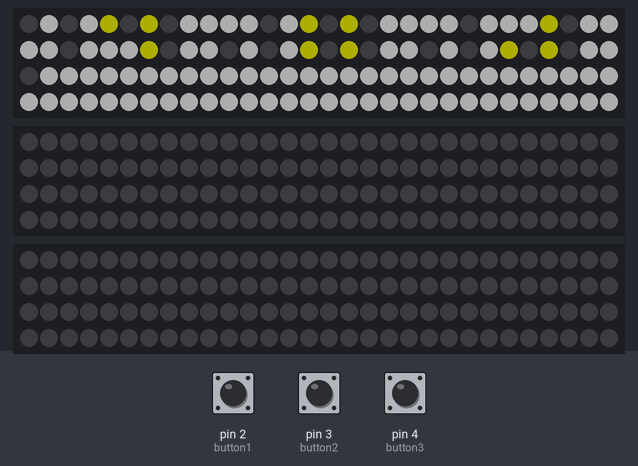
A sketch run on a simulated Arduino Uno, built with avr-gcc and run on an emulated ATmega328P. Shown: 3 × 120 RGB LEDs in strip order, left to right, continuing on the next row. The test bench sets the inputs (shaded band); at power-on: pin 2 (button1) HIGH, pin 3 (button2) HIGH, pin 4 (button3) HIGH. Dim RGB values are drawn brighter than linear; colours are those a GRB WS2812 strip shows for the declared byte order; what the sketch prints to the serial monitor is not drawn.

1.3 s: pin 2 (button1) pulled LOW for 1 s
Above: at 2.9 s.
3.8 s: pin 3 (button2) pulled LOW for 0.15 s
6.9 s: pin 3 (button2) pulsed LOW 2 times (0.12 s each, 0.3 s apart)
10.5 s: pin 4 (button3) pulled LOW for 0.15 s
13.6 s: pin 2 (button1) pulled LOW for 0.15 s
16.7 s: pin 4 (button3) pulled LOW for 3.2 s
Timing chart, 0 to 19.7 s (numbered marks = the images above; inputs shaded):
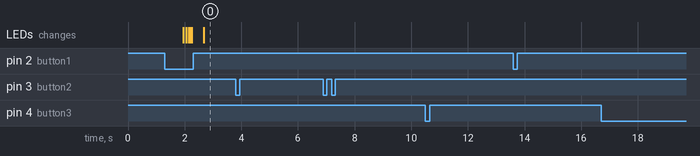

Measured:
- after the input at 1.3 s, the LEDs: first change after 0.65 s (image 0 shows a later state)
- after the input at 3.8 s, every drawn part: stays the same
- after the input at 6.9 s, every drawn part: stays the same
- after the input at 10.5 s, every drawn part: stays the same
- after the input at 13.6 s, every drawn part: stays the same
- after the input at 16.7 s, every drawn part: stays the same

The sketch:

button-stripe-light-ver8.0.ino
```cpp
/*
author:zxw
fution:4条灯带点亮+flag全局变量，定稿程序1
触发：是按钮
time: 2022-3-16
version: 7.0
bug：none
email：2474113608@qq.com
package:Fsatled、MsTimer
*/

#include <MsTimer2.h>     //定时器库的头文件
#include <FastLED.h>

#define NUM_LEDS_RING1 120 //
#define NUM_LEDS_RING2 120
#define NUM_LEDS_RING3 120
#define PIN_LED_RING1 13//
#define PIN_LED_RING2 12
#define PIN_LED_RING3 11
CRGB rgb_led_ring1[NUM_LEDS_RING1];
CRGB rgb_led_ring2[NUM_LEDS_RING2];
CRGB rgb_led_ring3[NUM_LEDS_RING3];
signed int index_ring1 = 0;
signed int index_ring2 = 0;
signed int index_ring3 = 0;

int flag1 = 0;//用来判断是哪条灯带触发点
int flag2 = 0;
int flag3 = 0;


//全局变量：用于定时器自加的变量，控制灯珠的位置

/*--------------按键的初始化--------*/
 int button1=2;
 int button2=3;
 int button3=4;

/*--------setup初始化函数------------*/
void setup()
{
  Serial.begin(9600); //初始化串口
  FastLED.addLeds<WS2812, PIN_LED_RING1>(rgb_led_ring1, NUM_LEDS_RING1);//注册led1
  FastLED.addLeds<WS2812, PIN_LED_RING2>(rgb_led_ring2, NUM_LEDS_RING2);//注册led2
  FastLED.addLeds<WS2812, PIN_LED_RING3>(rgb_led_ring3, NUM_LEDS_RING3);//注册led3
  MsTimer2::set(10, onTimer); //设置中断，每1000ms进入一次中断服务程序 onTimer()
  MsTimer2::start(); //开始计时
  pinMode(button1,INPUT_PULLUP);//按键读取端口需要使用上拉电阻模式才可以实现
  pinMode(button2,INPUT_PULLUP);
  pinMode(button3,INPUT_PULLUP);

}
/*-------------loop循环----------------*/
void loop()
{

  MsTimer2::stop();
  clear();
  if(digitalRead(button1) == LOW)//按键1触发，流水灯+普通点灯的效果
  {
    MsTimer2::start();//启动定时器
    anime_of_buttonflowing(&flag1, &index_ring1, button1,rgb_led_ring1,0,60,255,255,255,50);//流水灯灯效
     MsTimer2::stop();
    anime_of_normallight(button1,rgb_led_ring1,61,NUM_LEDS_RING1,255,255,255,50);
    /*--播放视频1--*/
    Serial.println("video_1\n");

    if(digitalRead(button2) == LOW)//按键1->按键2触发,变色流水灯
    {
      MsTimer2::start();
      anime_of_buttonflowing(&flag2, &index_ring2,button2,rgb_led_ring2,0,60,255,255,255,50);//流水灯灯效
      MsTimer2::stop();
      anime_of_normallight(button2,rgb_led_ring2,61,NUM_LEDS_RING2,255,255,255,50);
      /*--播放视频2--*/
      //Serial.print("video_2\n");


      if(digitalRead(button3) == LOW )//按键1触发->按键2->按键3触发，流水灯效果
      {
        MsTimer2::start();
        anime_of_buttonflowing(&flag3, &index_ring3,button3,rgb_led_ring3,0,60,255,255,255,50);//流水灯灯效
        MsTimer2::stop();
        anime_of_normallight(button3,rgb_led_ring3,61,NUM_LEDS_RING3,255,255,255,50);
        /*--播放视频3--*/
        //Serial.print("video_3\n");
      }
    }
    else
    {
      if(digitalRead(button3) == LOW )//按键1触发之后按键3直接触发，红色灯的闪烁效果
      {
        anime_of_blink(rgb_led_ring3,0,40,0,255,0,200,2,200);
      }
    }

  }
  else
  {
    /*--播放无人的视频--*/
     //Serial.print("video_0\n");
    if(digitalRead(button2) == LOW)//按键2直接触发,警报闪烁按下触发
    {
      anime_of_blink(rgb_led_ring2,0,40,0,255,0,200,2,200);
    }
   if(digitalRead(button3) == LOW )//按键3直接触发
    {
      anime_of_blink(rgb_led_ring3,0,40,0,255,0,200,2,200);
    }
  }
}

/*--------------中断服务程序----------*/
void onTimer()
{
  if(flag1==1) index_ring1++;
  if(flag2==1) index_ring2++;
  if(flag3==1) index_ring3++;
}
 /*--------------自定义灯效函数--------------------*/
  /*--------------流水灯函数--------------------*/
//bug:持续触发的时候如何只点亮一次
void anime_of_buttonflowing(int *flag,signed int *index, int button,CRGB lightarray[], int start , int end ,int R,int G,int B ,int brightness)//流水灯效果
{
  int buttonState;
    *flag=1;
    for(*index = start ; *index <end; )
    {
      buttonState=digitalRead(button);
      if(buttonState == HIGH ) //如果在点亮期间中断触发，那么就熄灭
      {
        MsTimer2::stop();//一旦按键抬起那么，定时器需要停止，防止继续计时产生误差
        *flag=0;
          for(*index = 0 ; *index < end ; *index++)
          {
            lightarray[*index]=CRGB(0,0,0);
          }
      FastLED.show(brightness);
      *index=start;

      }
    lightarray[*index] = CRGB(R,G,B);
    FastLED.show(brightness);//show同样可以调节颜色
    }

}
 /*--------------闪烁函数--------------------*/
void anime_of_blink(CRGB lightarray1[], int start , int end ,int R,int G,int B ,int brightness,int times,int delaytimes)//闪烁效果
{
    int i,j;
    for(j=0;j<times;j++)
    {
      for(i = start ; i < end ; i++ )
      {
        lightarray1[i] = CRGB(R,G,B);
      }
      FastLED.show(brightness);//show同样可以调节颜色
      delay(delaytimes);
      for(i = start ; i < 120 ; i++ )
     {
       lightarray1[i] = CRGB(0,0,0);
      }
      FastLED.show();//show同样可以调节颜色
      delay(delaytimes);
    }
}

 /*--------------普通点灯函数，按键按下触发抬起熄灭--------------------*/
 //按下点亮抬起来熄灭
 //
void anime_of_normallight(int button,CRGB lightarray1[], int start , int end ,int R,int G,int B ,int brightness)//闪烁效果
{
    int i;
    //FastLED.setBrightness(brightness);
    if(digitalRead(button) == LOW )
    {
      for(i = start ; i < end ; i++ )
      {
        lightarray1[i] = CRGB(R,G,B);
      }
      FastLED.show();//show同样可以调节颜色

    }
    else
    {
        for(i=0 ; i<end ; i++ )
        {
          lightarray1[i] = CRGB(0,0,0);
        }
        FastLED.show();
        //Serial.print("light2\n");
    }


}

/*------------------clear函数--------------------*/
//想办法在无按压的时候让所有的灯带都清零

void clear()
{
    int i;
    Serial.print("clear\n");
  if(digitalRead(button1) == HIGH && digitalRead(button2) == HIGH && digitalRead(button3) == HIGH)
  {
    for(i = 0 ; i < 120 ; i++ )
     {
        rgb_led_ring1[i] = CRGB(0,0,0);
        rgb_led_ring2[i] = CRGB(0,0,0);
        rgb_led_ring3[i] = CRGB(0,0,0);
      }
    FastLED.show();//show同样可以调节颜色

  }

}
```
